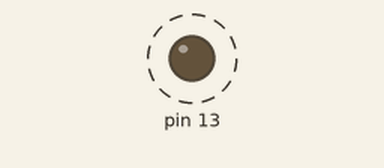
This sketch was run on a simulated Arduino Uno, built for the host (arithmetic inside an expression is 32-bit, double 64-bit). Shown: output pins drawn as LEDs (lit = HIGH). Dashed ring = blinking.

Above: at 0.02 s.
Timing chart, 0 to 3.0 s (numbered marks = the images above):
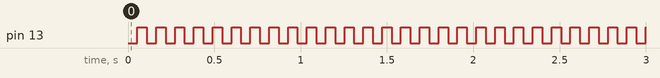

The sketch:

Aufgabe1.ino
```cpp
void setup() {
  DDRB = B00100000;
  // Set up Timer 1
  TCCR1A = 0; // set entire TCCR1A register to 0
  TCCR1B = 0;
  TIMSK1 = 0;
  TCNT1 = 0; // initialize counter value to 0
  TCCR1B |= (1 << CS10); // same for TCCR1B

  // set compare match register for 1046 Hz increments
  OCR1A = 13628; // = (16*10^6) / (64*2) * (1) (must be <65536)
  OCR1B = 13628; // = (16*10^6) / (64*2) * (1) (must be <65536)

  // turn on CTC mode
  TCCR1B |= (1 << WGM12);

  // Set CS10 and CS11 bits for prescaler = 64
  TCCR1B |= (1 << CS11) | (1 << CS10);

  // Enable timer compare interrupt
  TIMSK1 |= (1 << OCIE1A);
  TIMSK1 |= (1 << OCIE1B);
}

void loop() {
}

void setPin13(boolean high) {
    if (high) {
        PORTB |= B00100000; // Bit wird auf 1 gesetzt
    } else {
        PORTB &= B11011111; // Bit wird auf 0 gesetzt
    }
}

// Interrupt Service Routine for Timer 1 Compare Match A
ISR(TIMER1_COMPA_vect) {
  PINB |= B00100000; // toggle the output pin
}
```

Measured:
- by itself, pin 13: alternates HIGH for 0.05 s and LOW for 0.05 s
